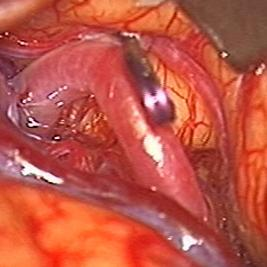
#> input picture angio_data/yyh1170A.jpg, 267 x 267 px, found by its file name
$ jupyter execute --allow-errors total2patch.ipynb
#> lines starting #> are read from the running program, lines starting #| are printed output that depends on the picture
[cell 1]
from PIL import Image                              # (pip install Pillow)
import numpy as np                                 # (pip install numpy)
from skimage import measure                        # (pip install scikit-image)
from shapely.geometry import Polygon, MultiPolygon # (pip install Shapely)
from shapely.geometry import LineString

import matplotlib.pyplot as plt
import json

from skimage.morphology import skeletonize, medial_axis
from label_centerlines import get_centerline
from skimage import img_as_bool

# temp

[cell 2]
# [TODO] 얻어낸 island 에서 IoU 기반으로한 patches 를 얻는 연산 필요
# [165 lines left out: function no_lines, not called in this run]

# temporal misc func

[cell 3]
# [12 lines left out: function drawPolygon, not called in this run]

# image fetching

[cell 4]
import os
os.getcwd()

[cell 5]
angio_color_image_1 = Image.open('../tensorflow-deeplab-v3/dataset/boramae/transformed_dir/200121_yyh/jpegs/yyh1170A.jpg')
#> angio_color_image_1 is the input picture: PIL image 267x267 RGB; mean R, G, B 190.2, 84.4, 69.4
angio_mask_image_1 = Image.open('../tensorflow-deeplab-v3/dataset/boramae/transformed_dir/200121_yyh/transformed/yyh1170A.png').convert(mode='L')
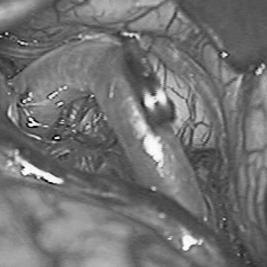
#> angio_mask_image_1: PIL image 267x267 L; min 6, max 254, mean 114.4

angio_color_image_2 = Image.open('../tensorflow-deeplab-v3/dataset/boramae/transformed_dir/200121_yyh/jpegs/yyh1230T.jpg')
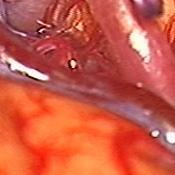
#> input picture angio_data/yyh1230T.jpg, 175 x 175 px, found by its file name
#> angio_color_image_2 is the input picture: PIL image 175x175 RGB; mean R, G, B 202.4, 89.2, 71.1
angio_mask_image_2 = Image.open('../tensorflow-deeplab-v3/dataset/boramae/transformed_dir/200121_yyh/transformed/yyh1230T.png').convert(mode='L')
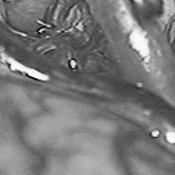
#> angio_mask_image_2: PIL image 175x175 L; min 10, max 254, mean 121

#> (the rest of this cell did not finish here and is left out)
